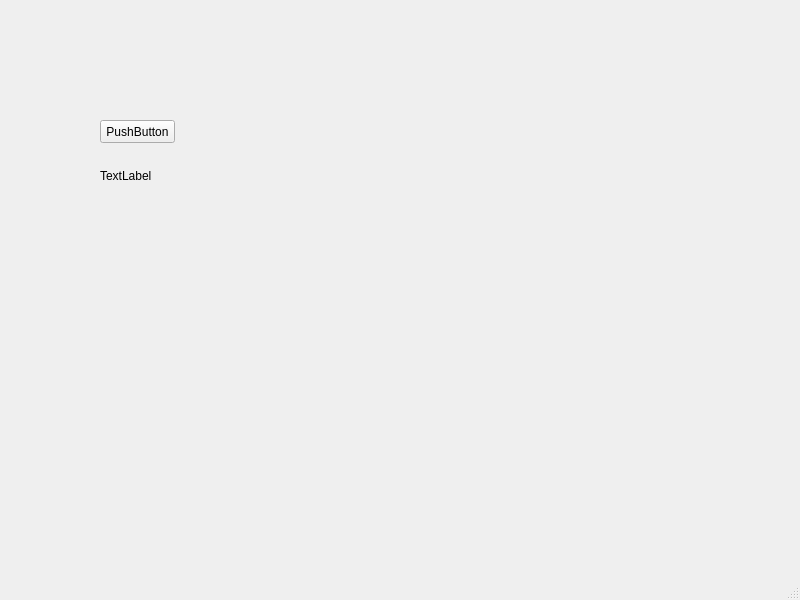
<?xml version="1.0" encoding="UTF-8"?>
<ui version="4.0">
 <class>MainWindow</class>
 <widget class="QMainWindow" name="MainWindow">
  <property name="geometry">
   <rect>
    <x>0</x>
    <y>0</y>
    <width>800</width>
    <height>600</height>
   </rect>
  </property>
  <property name="windowTitle">
   <string>MainWindow</string>
  </property>
  <widget class="QWidget" name="centralwidget">
   <widget class="QPushButton" name="pushButton">
    <property name="geometry">
     <rect>
      <x>100</x>
      <y>120</y>
      <width>75</width>
      <height>23</height>
     </rect>
    </property>
    <property name="text">
     <string>PushButton</string>
    </property>
   </widget>
   <widget class="QLabel" name="label">
    <property name="geometry">
     <rect>
      <x>100</x>
      <y>170</y>
      <width>54</width>
      <height>12</height>
     </rect>
    </property>
    <property name="text">
     <string>TextLabel</string>
    </property>
   </widget>
  </widget>
  <widget class="QMenuBar" name="menubar">
   <property name="geometry">
    <rect>
     <x>0</x>
     <y>0</y>
     <width>800</width>
     <height>23</height>
    </rect>
   </property>
  </widget>
  <widget class="QStatusBar" name="statusbar"/>
 </widget>
 <resources/>
 <connections/>
</ui>
